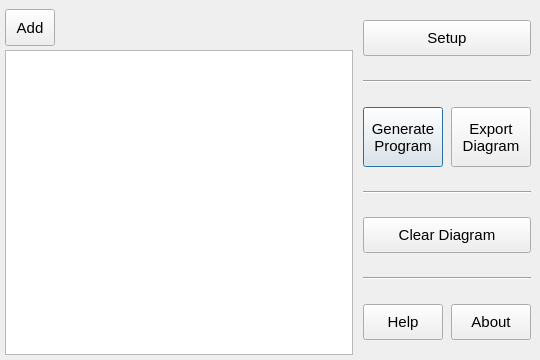
<?xml version="1.0" encoding="UTF-8"?>
<ui version="4.0">
 <class>DrawWindow</class>
 <widget class="QMainWindow" name="DrawWindow">
  <property name="geometry">
   <rect>
    <x>0</x>
    <y>0</y>
    <width>540</width>
    <height>360</height>
   </rect>
  </property>
  <property name="sizePolicy">
   <sizepolicy hsizetype="MinimumExpanding" vsizetype="MinimumExpanding">
    <horstretch>0</horstretch>
    <verstretch>0</verstretch>
   </sizepolicy>
  </property>
  <property name="minimumSize">
   <size>
    <width>540</width>
    <height>360</height>
   </size>
  </property>
  <property name="font">
   <font>
    <pointsize>11</pointsize>
   </font>
  </property>
  <property name="windowTitle">
   <string>Draw Auton</string>
  </property>
  <widget class="QWidget" name="layout_main">
   <layout class="QHBoxLayout" name="horizontalLayout_4">
    <property name="spacing">
     <number>10</number>
    </property>
    <property name="leftMargin">
     <number>5</number>
    </property>
    <property name="topMargin">
     <number>5</number>
    </property>
    <property name="rightMargin">
     <number>5</number>
    </property>
    <property name="bottomMargin">
     <number>5</number>
    </property>
    <item>
     <layout class="QVBoxLayout" name="layout_draw">
      <property name="spacing">
       <number>0</number>
      </property>
      <item>
       <widget class="QScrollArea" name="scrollArea_actions">
        <property name="sizePolicy">
         <sizepolicy hsizetype="Expanding" vsizetype="Maximum">
          <horstretch>0</horstretch>
          <verstretch>0</verstretch>
         </sizepolicy>
        </property>
        <property name="maximumSize">
         <size>
          <width>16777215</width>
          <height>45</height>
         </size>
        </property>
        <property name="focusPolicy">
         <enum>Qt::NoFocus</enum>
        </property>
        <property name="frameShape">
         <enum>QFrame::NoFrame</enum>
        </property>
        <property name="lineWidth">
         <number>0</number>
        </property>
        <property name="verticalScrollBarPolicy">
         <enum>Qt::ScrollBarAlwaysOff</enum>
        </property>
        <property name="widgetResizable">
         <bool>true</bool>
        </property>
        <widget class="QWidget" name="layout_scrollArea">
         <property name="geometry">
          <rect>
           <x>0</x>
           <y>0</y>
           <width>353</width>
           <height>45</height>
          </rect>
         </property>
         <layout class="QHBoxLayout" name="horizontalLayout">
          <property name="spacing">
           <number>8</number>
          </property>
          <property name="leftMargin">
           <number>0</number>
          </property>
          <property name="topMargin">
           <number>4</number>
          </property>
          <property name="rightMargin">
           <number>0</number>
          </property>
          <property name="bottomMargin">
           <number>4</number>
          </property>
          <item>
           <widget class="QToolButton" name="toolButton_add">
            <property name="sizePolicy">
             <sizepolicy hsizetype="Preferred" vsizetype="Expanding">
              <horstretch>0</horstretch>
              <verstretch>0</verstretch>
             </sizepolicy>
            </property>
            <property name="minimumSize">
             <size>
              <width>50</width>
              <height>0</height>
             </size>
            </property>
            <property name="cursor">
             <cursorShape>PointingHandCursor</cursorShape>
            </property>
            <property name="toolTip">
             <string>Opens Setup dialog to add a new action.</string>
            </property>
            <property name="text">
             <string>Add</string>
            </property>
            <property name="iconSize">
             <size>
              <width>48</width>
              <height>48</height>
             </size>
            </property>
            <property name="shortcut">
             <string>Shift+A</string>
            </property>
            <property name="toolButtonStyle">
             <enum>Qt::ToolButtonTextUnderIcon</enum>
            </property>
           </widget>
          </item>
          <item>
           <spacer name="spacer_actions">
            <property name="orientation">
             <enum>Qt::Horizontal</enum>
            </property>
            <property name="sizeHint" stdset="0">
             <size>
              <width>40</width>
              <height>20</height>
             </size>
            </property>
           </spacer>
          </item>
         </layout>
        </widget>
       </widget>
      </item>
      <item>
       <widget class="QGraphicsView" name="graphicsView">
        <property name="focusPolicy">
         <enum>Qt::NoFocus</enum>
        </property>
        <property name="verticalScrollBarPolicy">
         <enum>Qt::ScrollBarAlwaysOff</enum>
        </property>
        <property name="horizontalScrollBarPolicy">
         <enum>Qt::ScrollBarAlwaysOff</enum>
        </property>
       </widget>
      </item>
     </layout>
    </item>
    <item>
     <layout class="QVBoxLayout" name="layout_commands">
      <property name="spacing">
       <number>4</number>
      </property>
      <property name="rightMargin">
       <number>4</number>
      </property>
      <item>
       <spacer name="spacer_setup_top">
        <property name="orientation">
         <enum>Qt::Vertical</enum>
        </property>
        <property name="sizeType">
         <enum>QSizePolicy::Fixed</enum>
        </property>
        <property name="sizeHint" stdset="0">
         <size>
          <width>20</width>
          <height>15</height>
         </size>
        </property>
       </spacer>
      </item>
      <item>
       <widget class="QPushButton" name="pushButton_setup">
        <property name="minimumSize">
         <size>
          <width>0</width>
          <height>36</height>
         </size>
        </property>
        <property name="toolTip">
         <string>Set up controller configs, necessary functions, etc.</string>
        </property>
        <property name="text">
         <string>Setup</string>
        </property>
        <property name="iconSize">
         <size>
          <width>24</width>
          <height>24</height>
         </size>
        </property>
       </widget>
      </item>
      <item>
       <spacer name="spacer_setup_bottom">
        <property name="orientation">
         <enum>Qt::Vertical</enum>
        </property>
        <property name="sizeHint" stdset="0">
         <size>
          <width>20</width>
          <height>40</height>
         </size>
        </property>
       </spacer>
      </item>
      <item>
       <widget class="Line" name="line_A">
        <property name="orientation">
         <enum>Qt::Horizontal</enum>
        </property>
       </widget>
      </item>
      <item>
       <spacer name="spacer_output_top">
        <property name="orientation">
         <enum>Qt::Vertical</enum>
        </property>
        <property name="sizeHint" stdset="0">
         <size>
          <width>20</width>
          <height>40</height>
         </size>
        </property>
       </spacer>
      </item>
      <item>
       <layout class="QHBoxLayout" name="layout_output">
        <property name="spacing">
         <number>8</number>
        </property>
        <item>
         <widget class="QPushButton" name="pushButton_generateProgram">
          <property name="minimumSize">
           <size>
            <width>0</width>
            <height>60</height>
           </size>
          </property>
          <property name="toolTip">
           <string>Generate an autonomous program.</string>
          </property>
          <property name="text">
           <string>Generate
Program</string>
          </property>
          <property name="shortcut">
           <string>Ctrl+S</string>
          </property>
          <property name="default">
           <bool>true</bool>
          </property>
         </widget>
        </item>
        <item>
         <widget class="QPushButton" name="pushButton_exportDiagram">
          <property name="minimumSize">
           <size>
            <width>0</width>
            <height>60</height>
           </size>
          </property>
          <property name="toolTip">
           <string>Export a .png of the current diagram.</string>
          </property>
          <property name="text">
           <string>Export
Diagram</string>
          </property>
          <property name="shortcut">
           <string>Ctrl+E</string>
          </property>
         </widget>
        </item>
       </layout>
      </item>
      <item>
       <spacer name="spacer_output_bottom">
        <property name="orientation">
         <enum>Qt::Vertical</enum>
        </property>
        <property name="sizeHint" stdset="0">
         <size>
          <width>20</width>
          <height>40</height>
         </size>
        </property>
       </spacer>
      </item>
      <item>
       <widget class="Line" name="line_B">
        <property name="orientation">
         <enum>Qt::Horizontal</enum>
        </property>
       </widget>
      </item>
      <item>
       <spacer name="spacer_clear_top">
        <property name="orientation">
         <enum>Qt::Vertical</enum>
        </property>
        <property name="sizeHint" stdset="0">
         <size>
          <width>20</width>
          <height>40</height>
         </size>
        </property>
       </spacer>
      </item>
      <item>
       <widget class="QPushButton" name="pushButton_clear">
        <property name="minimumSize">
         <size>
          <width>0</width>
          <height>36</height>
         </size>
        </property>
        <property name="toolTip">
         <string>Clear entire diagram. Cannot undo.</string>
        </property>
        <property name="text">
         <string>Clear Diagram</string>
        </property>
        <property name="iconSize">
         <size>
          <width>24</width>
          <height>24</height>
         </size>
        </property>
        <property name="shortcut">
         <string>Ctrl+W</string>
        </property>
       </widget>
      </item>
      <item>
       <spacer name="spacer_clear_bottom">
        <property name="orientation">
         <enum>Qt::Vertical</enum>
        </property>
        <property name="sizeHint" stdset="0">
         <size>
          <width>20</width>
          <height>40</height>
         </size>
        </property>
       </spacer>
      </item>
      <item>
       <widget class="Line" name="line_C">
        <property name="orientation">
         <enum>Qt::Horizontal</enum>
        </property>
       </widget>
      </item>
      <item>
       <spacer name="spacer_info_top">
        <property name="orientation">
         <enum>Qt::Vertical</enum>
        </property>
        <property name="sizeHint" stdset="0">
         <size>
          <width>20</width>
          <height>40</height>
         </size>
        </property>
       </spacer>
      </item>
      <item>
       <layout class="QHBoxLayout" name="layout_info">
        <property name="spacing">
         <number>8</number>
        </property>
        <item>
         <widget class="QPushButton" name="pushButton_help">
          <property name="minimumSize">
           <size>
            <width>0</width>
            <height>36</height>
           </size>
          </property>
          <property name="toolTip">
           <string>Tutorials, tips, and tricks.</string>
          </property>
          <property name="text">
           <string>Help</string>
          </property>
          <property name="iconSize">
           <size>
            <width>24</width>
            <height>24</height>
           </size>
          </property>
          <property name="shortcut">
           <string>F1</string>
          </property>
         </widget>
        </item>
        <item>
         <widget class="QPushButton" name="pushButton_about">
          <property name="minimumSize">
           <size>
            <width>0</width>
            <height>36</height>
           </size>
          </property>
          <property name="toolTip">
           <string>Credits and info.</string>
          </property>
          <property name="text">
           <string>About</string>
          </property>
          <property name="iconSize">
           <size>
            <width>24</width>
            <height>24</height>
           </size>
          </property>
         </widget>
        </item>
       </layout>
      </item>
      <item>
       <spacer name="spacer_info_bottom">
        <property name="orientation">
         <enum>Qt::Vertical</enum>
        </property>
        <property name="sizeType">
         <enum>QSizePolicy::Fixed</enum>
        </property>
        <property name="sizeHint" stdset="0">
         <size>
          <width>20</width>
          <height>15</height>
         </size>
        </property>
       </spacer>
      </item>
     </layout>
    </item>
   </layout>
  </widget>
 </widget>
 <layoutdefault spacing="6" margin="11"/>
 <tabstops>
  <tabstop>pushButton_setup</tabstop>
  <tabstop>toolButton_add</tabstop>
  <tabstop>pushButton_generateProgram</tabstop>
  <tabstop>pushButton_exportDiagram</tabstop>
  <tabstop>pushButton_clear</tabstop>
  <tabstop>pushButton_help</tabstop>
  <tabstop>pushButton_about</tabstop>
 </tabstops>
 <resources/>
 <connections/>
</ui>
